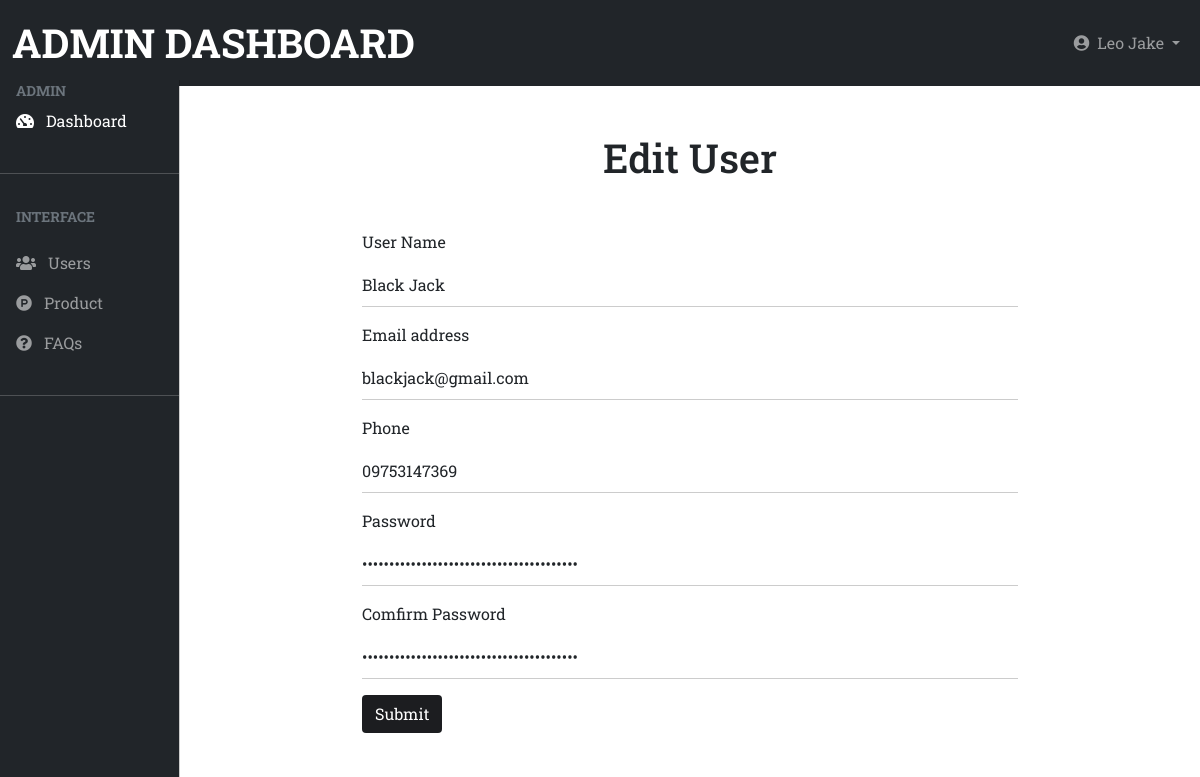
Before: /admin/user/edit.php?id=3 (signed in) with the older database file.
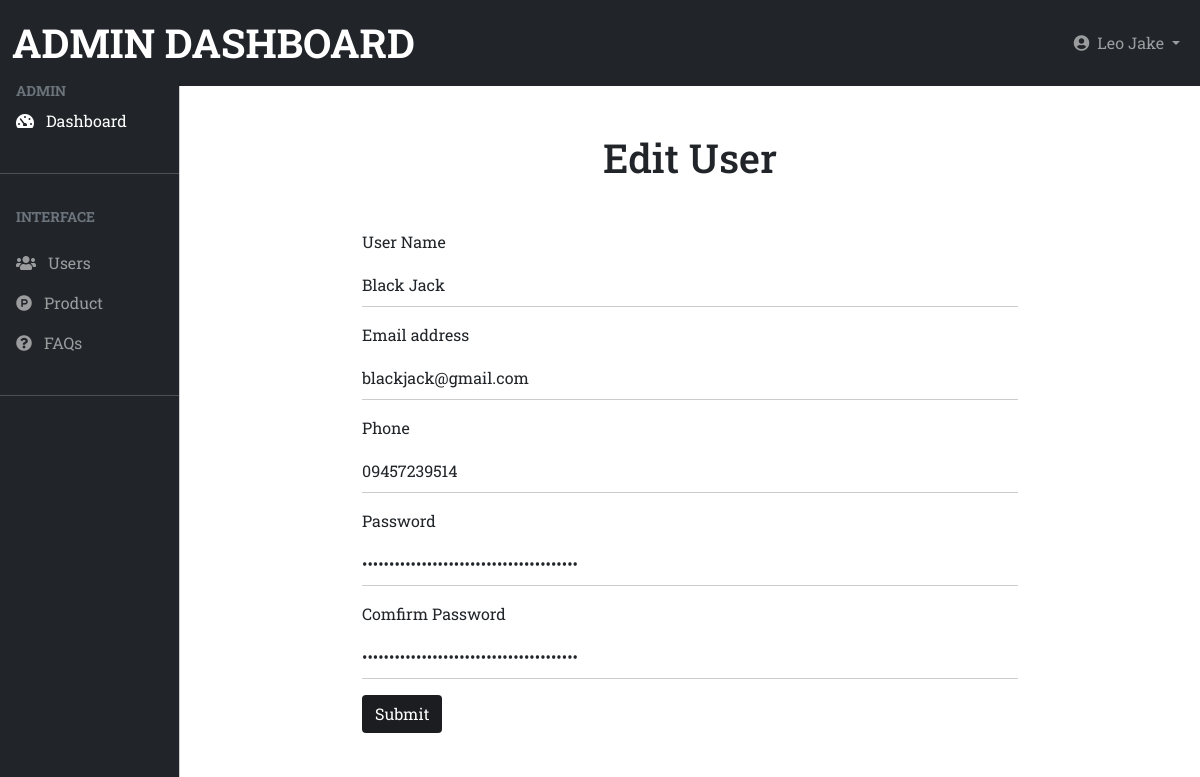
After: the same page with the newer database file.
### tables this page shows
CREATE TABLE `users` (
  `id` int(11) NOT NULL,
  `username` varchar(255) NOT NULL,
  `email` varchar(255) NOT NULL,
  `phone` varchar(255) NOT NULL,
  `password` varchar(255) NOT NULL,
  `comfirmpassword` varchar(255) NOT NULL
);

### admin/user/edit.php (the view, shortened to what this page needs)
<?php
    require_once("../dbconfig.php");
    $id = $_GET['id'];
	$sql = "SELECT * FROM users
            WHERE id =". $id;
    $result = $connection->query($sql);
    $row = $result->fetch_assoc();
	include('./header.php');
?>
<div class="container-fluid editsection">
    <div class="row d-flex justify-content-center align-items-center h-100">
        <div class="col-md-8">
            <form class="form_login" action="?id=<?php echo $_GET['id']; ?>" method="POST" enctype="multipart/form-data">
                <h1 class="fs-1 text-center text-dark mb-5">Edit User</h1>
                <div class="mb-3">
                    <label for="exampleInputEmail1" class="form-label">User Name</label>
                    <input type="text" class="form-control" id="exampleInputEmail1" aria-describedby="emailHelp" name="username"  value="<?php echo $row['username']; ?> " autocomplete="off" required>
                </div>
                <div class="mb-3">
                    <label for="exampleInputEmail1" class="form-label">Email address</label>
                    <input type="email" class="form-control" id="exampleInputEmail1" aria-describedby="emailHelp" name="email" value="<?php echo $row['email']; ?>" autocomplete="off" required>
                </div>
                <div class="input_phone mb-3">
                    <label for="exampleInputEmail1" class="form-label">Phone</label>
                    <input type="number" class="form-control" id="exampleInputEmail1" aria-describedby="emailHelp" name="phone" value="<?php echo $row['phone']; ?>" autocomplete="off" required>
                </div>
                <div class="mb-3">
                    <label for="exampleInputPassword1" class="form-label">Password</label>
                    <input type="password" class="form-control" name="password" value="<?php echo $row['password']; ?>"id="exampleInputPassword1" autocomplete="off" required>
                </div>
                <div class="mb-3">
                    <label for="exampleInputPassword1" class="form-label">Comfirm Password</label>
                    <input type="password" class="form-control" name="comfirmpassword" value="<?php echo $row['comfirmpassword']; ?>" id="exampleInputPassword1" autocomplete="off" required>
                </div>
                <button type="submit" class="btn login_btn mb-3">Submit</button>
            </form>
        </div>
    </div>
</div>
<?php include_once('./footer.php'); ?>

Changed rows visible on the page:
changed users "Black Jack": phone "09753147369" → "09457239514"
